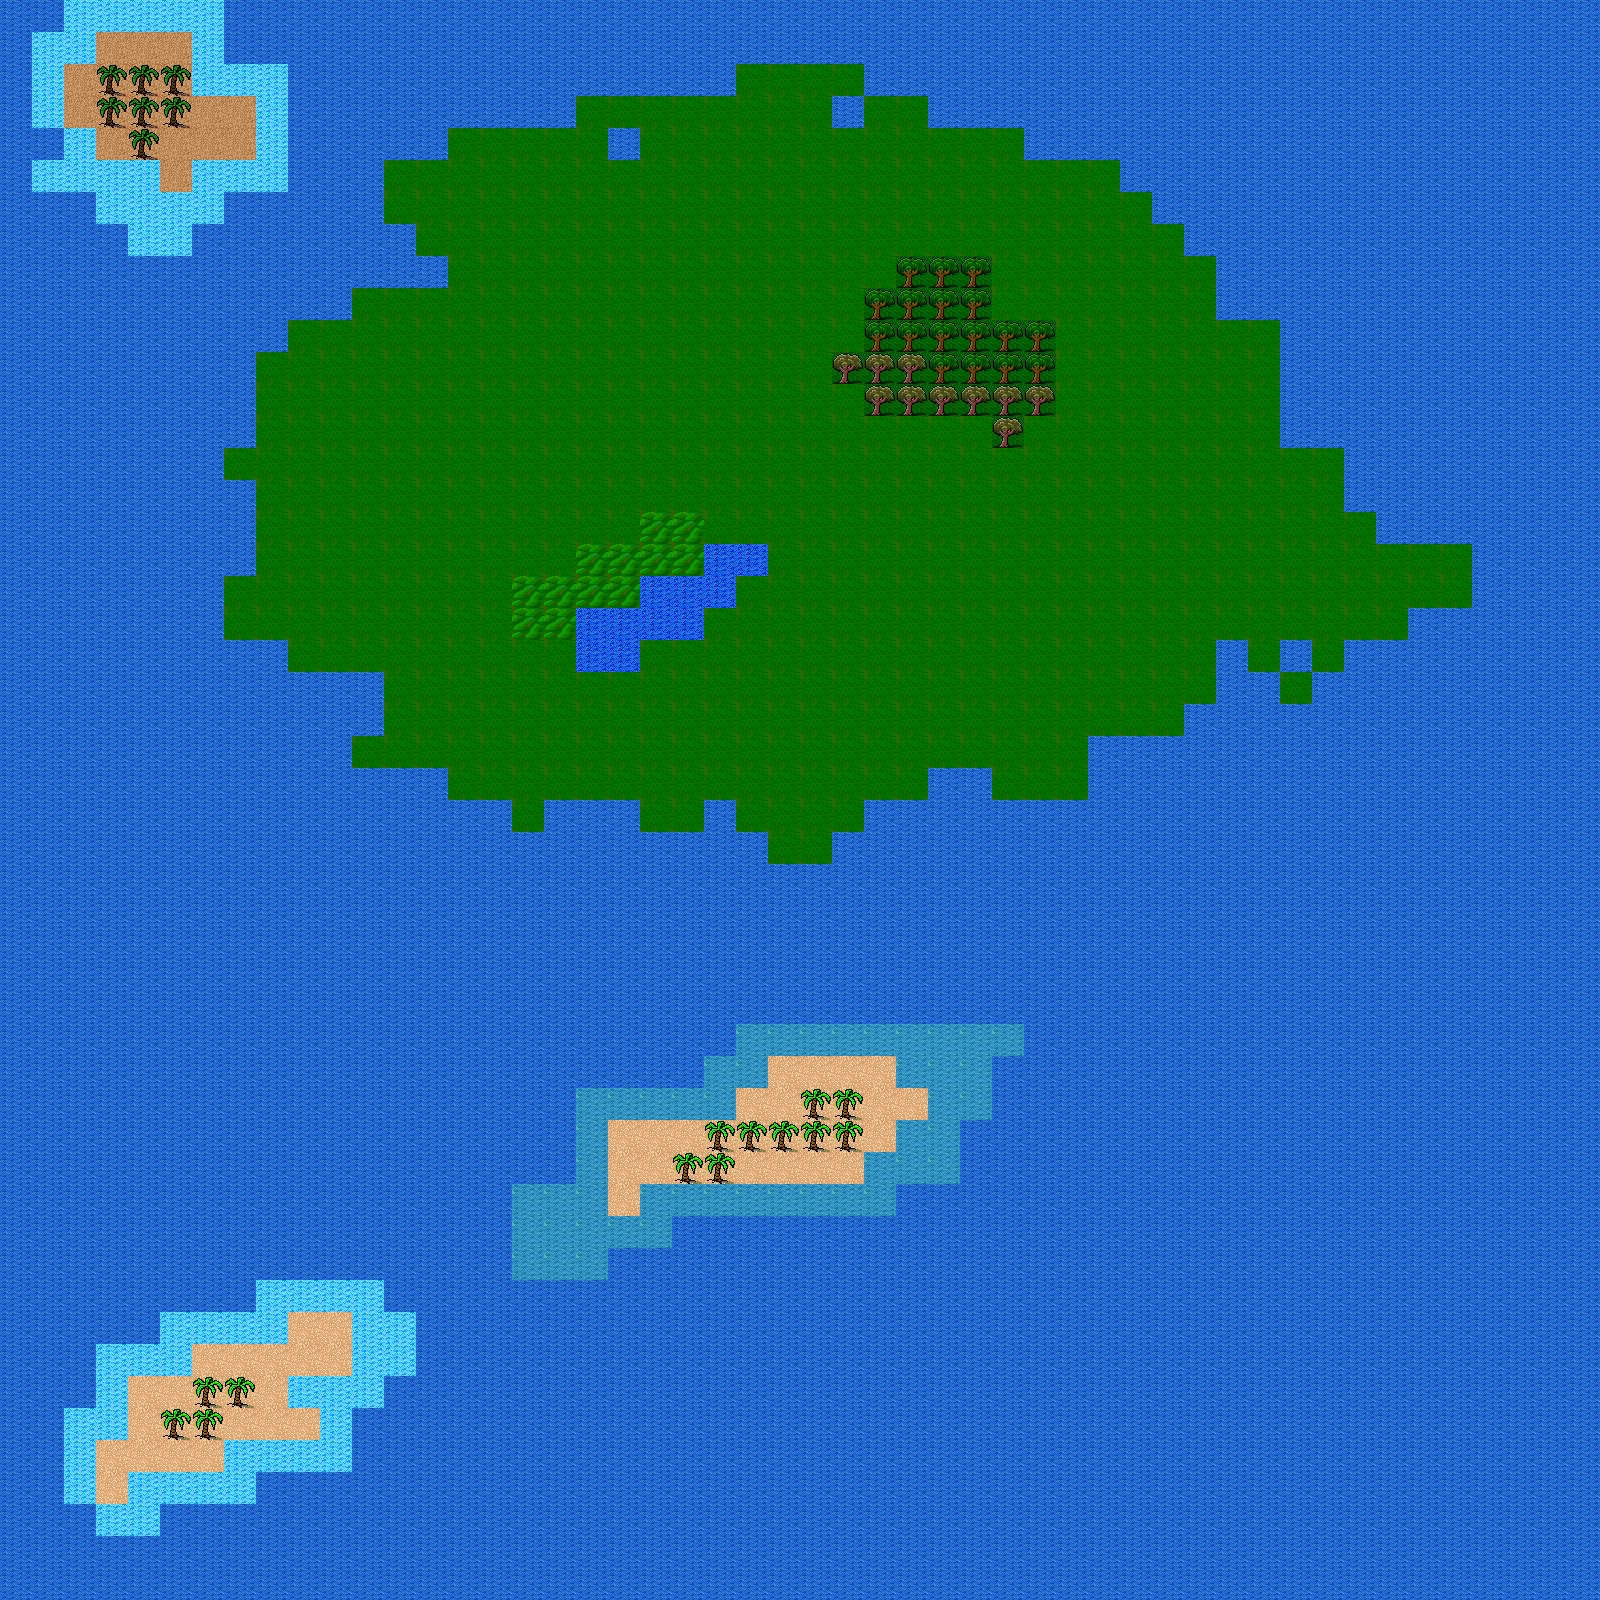

This game map was drawn from its Tiled (.tmx) file and the tilesets committed beside it. A one-line description and the trimmed map source follow:
An orthogonal 50x50 tile map with 32x32 px tiles, 1 tile layer (Tile_Layer).

<map version="1.0" orientation="orthogonal" width="50" height="50" tilewidth="32" tileheight="32">
 <tileset firstgid="1" name="DL_Grounds" tilewidth="32" tileheight="32">
  <image source="dg_grounds32.png" width="288" height="608" />
 </tileset>
 <layer name="Tile_Layer" width="50" height="50">
  <data>[2500 cells, 2500 non-empty, 13 distinct tile ids]</data>
 </layer>
</map>